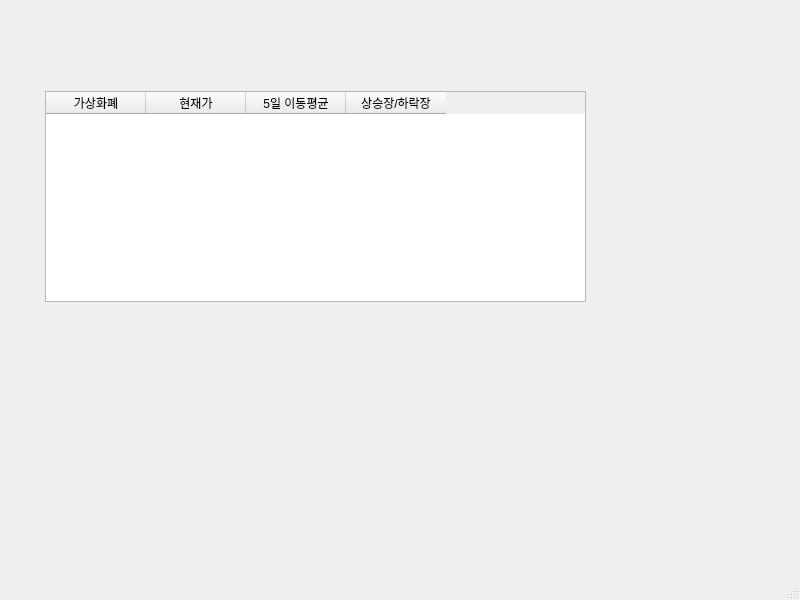
<?xml version="1.0" encoding="UTF-8"?>
<ui version="4.0">
 <class>MainWindow</class>
 <widget class="QMainWindow" name="MainWindow">
  <property name="geometry">
   <rect>
    <x>0</x>
    <y>0</y>
    <width>800</width>
    <height>600</height>
   </rect>
  </property>
  <property name="windowTitle">
   <string>MainWindow</string>
  </property>
  <widget class="QWidget" name="centralwidget">
   <widget class="QTableWidget" name="tableWidget">
    <property name="geometry">
     <rect>
      <x>45</x>
      <y>91</y>
      <width>541</width>
      <height>211</height>
     </rect>
    </property>
    <column>
     <property name="text">
      <string>가상화폐</string>
     </property>
    </column>
    <column>
     <property name="text">
      <string>현재가</string>
     </property>
    </column>
    <column>
     <property name="text">
      <string>5일 이동평균</string>
     </property>
    </column>
    <column>
     <property name="text">
      <string>상승장/하락장</string>
     </property>
    </column>
   </widget>
  </widget>
  <widget class="QMenuBar" name="menubar">
   <property name="geometry">
    <rect>
     <x>0</x>
     <y>0</y>
     <width>800</width>
     <height>26</height>
    </rect>
   </property>
  </widget>
  <widget class="QStatusBar" name="statusbar"/>
 </widget>
 <resources/>
 <connections/>
</ui>
